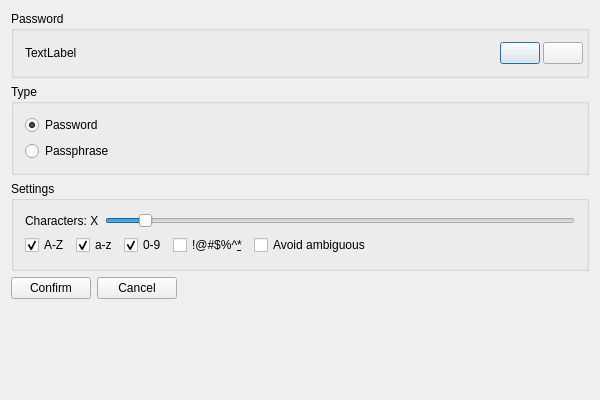
<?xml version="1.0" encoding="UTF-8"?>
<ui version="4.0">
 <class>GeneratePasswordDialogClass</class>
 <widget class="QDialog" name="GeneratePasswordDialogClass">
  <property name="geometry">
   <rect>
    <x>0</x>
    <y>0</y>
    <width>600</width>
    <height>400</height>
   </rect>
  </property>
  <property name="windowTitle">
   <string>Generate password</string>
  </property>
  <layout class="QVBoxLayout" name="verticalLayout">
   <item>
    <widget class="QGroupBox" name="groupBox">
     <property name="title">
      <string>Password</string>
     </property>
     <layout class="QHBoxLayout" name="horizontalLayout">
      <property name="spacing">
       <number>3</number>
      </property>
      <property name="rightMargin">
       <number>3</number>
      </property>
      <item>
       <widget class="QLabel" name="passwordLabel">
        <property name="sizePolicy">
         <sizepolicy hsizetype="Expanding" vsizetype="Preferred">
          <horstretch>0</horstretch>
          <verstretch>0</verstretch>
         </sizepolicy>
        </property>
        <property name="text">
         <string>TextLabel</string>
        </property>
       </widget>
      </item>
      <item>
       <widget class="CopyButton" name="copyPasswordButton">
        <property name="toolTip">
         <string>Copy password to clipboard</string>
        </property>
        <property name="text">
         <string/>
        </property>
        <property name="icon">
         <iconset resource="../../../resource.qrc">
          <normaloff>:/icons/icons/copy.svg</normaloff>:/icons/icons/copy.svg</iconset>
        </property>
       </widget>
      </item>
      <item>
       <widget class="QPushButton" name="generatePasswordButton">
        <property name="toolTip">
         <string>Regenerate password</string>
        </property>
        <property name="text">
         <string/>
        </property>
        <property name="icon">
         <iconset resource="../../../resource.qrc">
          <normaloff>:/icons/icons/refresh.svg</normaloff>:/icons/icons/refresh.svg</iconset>
        </property>
       </widget>
      </item>
     </layout>
    </widget>
   </item>
   <item>
    <widget class="QGroupBox" name="groupBox_2">
     <property name="title">
      <string>Type</string>
     </property>
     <layout class="QVBoxLayout" name="verticalLayout_2">
      <item>
       <widget class="QRadioButton" name="passwordRadioButton">
        <property name="text">
         <string>Password</string>
        </property>
        <property name="checked">
         <bool>true</bool>
        </property>
       </widget>
      </item>
      <item>
       <widget class="QRadioButton" name="passphraseRadioButton">
        <property name="text">
         <string>Passphrase</string>
        </property>
       </widget>
      </item>
     </layout>
    </widget>
   </item>
   <item>
    <widget class="QGroupBox" name="groupBox_3">
     <property name="title">
      <string>Settings</string>
     </property>
     <layout class="QVBoxLayout" name="verticalLayout_3">
      <property name="leftMargin">
       <number>0</number>
      </property>
      <property name="topMargin">
       <number>0</number>
      </property>
      <property name="rightMargin">
       <number>0</number>
      </property>
      <property name="bottomMargin">
       <number>0</number>
      </property>
      <item>
       <widget class="QStackedWidget" name="stackedWidget">
        <property name="currentIndex">
         <number>0</number>
        </property>
        <widget class="QWidget" name="passwordPage">
         <layout class="QVBoxLayout" name="verticalLayout_4">
          <item>
           <layout class="QHBoxLayout" name="horizontalLayout_2">
            <item>
             <widget class="QLabel" name="charactersLabel">
              <property name="text">
               <string>Characters: X</string>
              </property>
             </widget>
            </item>
            <item>
             <widget class="LabeledSlider" name="charactersSlider">
              <property name="minimum">
               <number>5</number>
              </property>
              <property name="maximum">
               <number>128</number>
              </property>
              <property name="value">
               <number>14</number>
              </property>
              <property name="orientation">
               <enum>Qt::Orientation::Horizontal</enum>
              </property>
             </widget>
            </item>
           </layout>
          </item>
          <item>
           <layout class="QHBoxLayout" name="horizontalLayout_3">
            <item>
             <widget class="QCheckBox" name="uppercaseCheckBox">
              <property name="toolTip">
               <string>Enable uppercase characters</string>
              </property>
              <property name="text">
               <string>A-Z</string>
              </property>
              <property name="checked">
               <bool>true</bool>
              </property>
             </widget>
            </item>
            <item>
             <widget class="QCheckBox" name="lowercaseCheckBox">
              <property name="toolTip">
               <string>Enable lowercase characters</string>
              </property>
              <property name="text">
               <string>a-z</string>
              </property>
              <property name="checkable">
               <bool>true</bool>
              </property>
              <property name="checked">
               <bool>true</bool>
              </property>
             </widget>
            </item>
            <item>
             <widget class="QCheckBox" name="numberCheckBox">
              <property name="toolTip">
               <string>Enable numbers characters</string>
              </property>
              <property name="text">
               <string>0-9</string>
              </property>
              <property name="checked">
               <bool>true</bool>
              </property>
             </widget>
            </item>
            <item>
             <widget class="QCheckBox" name="specialCheckBox">
              <property name="toolTip">
               <string>Enable specials characters</string>
              </property>
              <property name="text">
               <string>!@#$%^&amp;*</string>
              </property>
             </widget>
            </item>
            <item>
             <widget class="QCheckBox" name="ambiguousCheckBox">
              <property name="text">
               <string>Avoid ambiguous</string>
              </property>
             </widget>
            </item>
            <item>
             <spacer name="horizontalSpacer">
              <property name="orientation">
               <enum>Qt::Orientation::Horizontal</enum>
              </property>
              <property name="sizeHint" stdset="0">
               <size>
                <width>40</width>
                <height>20</height>
               </size>
              </property>
             </spacer>
            </item>
           </layout>
          </item>
         </layout>
        </widget>
        <widget class="QWidget" name="passphrasePage">
         <layout class="QVBoxLayout" name="verticalLayout_5">
          <item>
           <layout class="QHBoxLayout" name="horizontalLayout_4">
            <item>
             <widget class="QLabel" name="wordsLabel">
              <property name="text">
               <string>Words: X</string>
              </property>
             </widget>
            </item>
            <item>
             <widget class="LabeledSlider" name="wordsSlider">
              <property name="minimum">
               <number>3</number>
              </property>
              <property name="maximum">
               <number>20</number>
              </property>
              <property name="value">
               <number>5</number>
              </property>
              <property name="orientation">
               <enum>Qt::Orientation::Horizontal</enum>
              </property>
             </widget>
            </item>
           </layout>
          </item>
          <item>
           <layout class="QHBoxLayout" name="horizontalLayout_6">
            <item>
             <widget class="QCheckBox" name="capitalizeCheckBox">
              <property name="text">
               <string>Capitalize</string>
              </property>
              <property name="checked">
               <bool>true</bool>
              </property>
             </widget>
            </item>
            <item>
             <widget class="QCheckBox" name="includeNumberCheckBox">
              <property name="text">
               <string>Include number</string>
              </property>
             </widget>
            </item>
            <item>
             <widget class="KeyCaptureWidget" name="separatorInput">
              <property name="sizePolicy">
               <sizepolicy hsizetype="Fixed" vsizetype="Fixed">
                <horstretch>0</horstretch>
                <verstretch>0</verstretch>
               </sizepolicy>
              </property>
              <property name="maximumSize">
               <size>
                <width>42</width>
                <height>16777215</height>
               </size>
              </property>
              <property name="text">
               <string>-</string>
              </property>
              <property name="maxLength">
               <number>2</number>
              </property>
              <property name="alignment">
               <set>Qt::AlignmentFlag::AlignCenter</set>
              </property>
             </widget>
            </item>
            <item>
             <widget class="QLabel" name="label_4">
              <property name="text">
               <string>Word Seperator</string>
              </property>
             </widget>
            </item>
            <item>
             <spacer name="horizontalSpacer_2">
              <property name="orientation">
               <enum>Qt::Orientation::Horizontal</enum>
              </property>
              <property name="sizeHint" stdset="0">
               <size>
                <width>40</width>
                <height>20</height>
               </size>
              </property>
             </spacer>
            </item>
           </layout>
          </item>
         </layout>
        </widget>
       </widget>
      </item>
     </layout>
    </widget>
   </item>
   <item>
    <layout class="QHBoxLayout" name="horizontalLayout_7">
     <item>
      <widget class="QPushButton" name="confirmButton">
       <property name="text">
        <string>Confirm</string>
       </property>
      </widget>
     </item>
     <item>
      <widget class="QPushButton" name="cancelButton">
       <property name="text">
        <string>Cancel</string>
       </property>
      </widget>
     </item>
     <item>
      <spacer name="horizontalSpacer_3">
       <property name="orientation">
        <enum>Qt::Orientation::Horizontal</enum>
       </property>
       <property name="sizeHint" stdset="0">
        <size>
         <width>40</width>
         <height>20</height>
        </size>
       </property>
      </spacer>
     </item>
    </layout>
   </item>
   <item>
    <spacer name="verticalSpacer">
     <property name="orientation">
      <enum>Qt::Orientation::Vertical</enum>
     </property>
     <property name="sizeHint" stdset="0">
      <size>
       <width>20</width>
       <height>40</height>
      </size>
     </property>
    </spacer>
   </item>
  </layout>
 </widget>
 <layoutdefault spacing="6" margin="11"/>
 <customwidgets>
  <customwidget>
   <class>KeyCaptureWidget</class>
   <extends>QLineEdit</extends>
   <header>../Components/KeyCaptureWidget.h</header>
  </customwidget>
  <customwidget>
   <class>LabeledSlider</class>
   <extends>QSlider</extends>
   <header>../Components/LabeledSlider.h</header>
  </customwidget>
  <customwidget>
   <class>CopyButton</class>
   <extends>QPushButton</extends>
   <header>../Components/CopyButton.h</header>
  </customwidget>
 </customwidgets>
 <resources>
  <include location="../../../resource.qrc"/>
 </resources>
 <connections/>
</ui>
